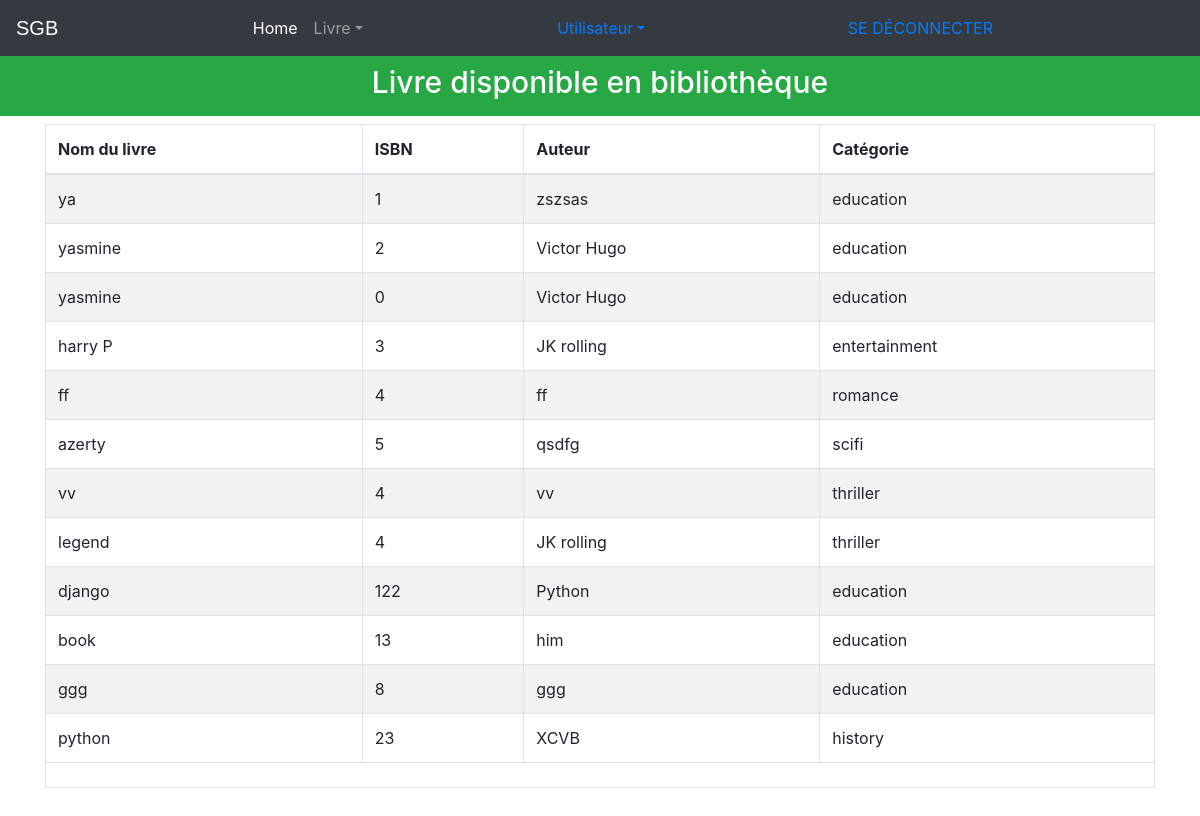
The app's page /viewbook (signed in) with its own data.
### library/models.py (models this page shows, shortened)
class Book(models.Model):
    catchoice= [
        ('education', 'Education'),
        ('entertainment', 'Entertainment'),
        ('comics', 'Comics'),
        ('biography', 'Biography'),
        ('history', 'History'),
        ('novel', 'Novel'),
        ('fantasy', 'Fantasy'),
        ('thriller', 'Thriller'),
        ('romance', 'Romance'),
        ('scifi','Sci-Fi')
        ]
    name=models.CharField(max_length=30)
    isbn=models.PositiveIntegerField()
    author=models.CharField(max_length=40)
    category=models.CharField(max_length=30,choices=catchoice,default='education')

### library/views.py (the view)
# urls.py: path('viewbook', views.viewbook_view),
@login_required(login_url='adminlogin')
@user_passes_test(is_admin)
def viewbook_view(request):
    books=models.Book.objects.all()
    return render(request,'library/viewbook.html',{'books':books})

### library/views.py (called while the page is built)
def is_admin(user):
    return user.groups.filter(name='ADMIN').exists()

### templates/library/viewbook.html (shortened to what this page needs)
<!DOCTYPE html>
<html lang="en" dir="ltr">
  <head>
  </head>
  <body>
    {% include "library/navbaradmin.html" %}
    <br>
    <br>
    <h3 class="p-3 mb-2 bg-success text-white" style = 'font-size: 30px;text-align:center;'>Livre disponible en bibliothèque</h3>
{% if books%}
<div class="container">
  <table class="table table-hover table-condensed table-striped table-bordered">
    <thead>
    <tr>
    <th>Nom du livre</th>
    <th>ISBN</th>
    <th>Auteur</th>
    <th>Catégorie</th>
    </tr>
    </thead>
    <tfoot>
    <tr>
    <td colspan="4" rowspan="4">
    </td>
    </tr>
    </tfoot>
    <tbody>
      {% for book in books %}
        <tr>
          <td>{{book.name}}</td>
          <td>{{book.isbn}}</td>
          <td>{{book.author}}</td>
          <td>{{book.category}}</td>
        </tr>
      {% endfor %}
    </tbody>
    </table>
</div>
{%else%}
<h1>Have 0 book</h1>
{%endif%}
<br><br><br><br><br><br><br><br><br>
    {% include "library/footer.html" %}
  </body>
</html>

### templates/library/navbaradmin.html (shortened to what this page needs)
<!DOCTYPE html>
{% load static %}
<html lang="en">
<head>
<link rel="stylesheet" href="https://stackpath.bootstrapcdn.com/bootstrap/4.3.1/css/bootstrap.min.css">
<link rel="stylesheet" href="https://maxcdn.bootstrapcdn.com/font-awesome/4.7.0/css/font-awesome.min.css">
</head>
<body>
<div class="bs-example">
    <nav class="navbar navbar-expand-md bg-dark navbar-dark fixed-top">
        <a href="/homeview" class="navbar-brand">SGB</a>
        <div class="collapse navbar-collapse justify-content-between" id="navbarCollapse">
            <div class="navbar-nav">
              <a href="/" class="nav-item nav-link active">Home</a>
                <div class="nav-item dropdown">
                  <a href="#" class="nav-link dropdown-toggle" data-toggle="dropdown">Livre</a>
                </div>
                </div>
                <div class="nav-item dropdown">
                  <a href="#" class="nav-link dropdown-toggle" data-toggle="dropdown">Utilisateur</a>
                </div>
                <a href="logout" class="nav-item nav-link">
                  SE DÉCONNECTER</a> &nbsp
            </div>
        </div>
</body>
</html>

### templates/library/footer.html (shortened to what this page needs)
<!DOCTYPE html>
<html>
<head>
</head>
</html>

### templates/library/navbaradmin.html (style rules this page uses)
.bs-example { margin: 0px; }
.navbar-brand { font-size: 20px; font-family: sans-serif; }

### records on screen
Book: name "ya", isbn "1", author "zszsas", category "education"
Book: name "yasmine", isbn "2", author "Victor Hugo", category "education"
Book: name "yasmine", isbn "0", author "Victor Hugo", category "education"
Book: name "harry P", isbn "3", author "JK rolling", category "entertainment"
Book: name "ff", isbn "4", author "ff", category "romance"
Book: name "azerty", isbn "5", author "qsdfg", category "scifi"
Book: name "vv", isbn "4", author "vv", category "thriller"
Book: name "legend", isbn "4", author "JK rolling", category "thriller"
Book: name "django", isbn "122", author "Python", category "education"
Book: name "book", isbn "13", author "him", category "education"
Book: name "ggg", isbn "8", author "ggg", category "education"
Book: name "python", isbn "23", author "XCVB", category "history"
